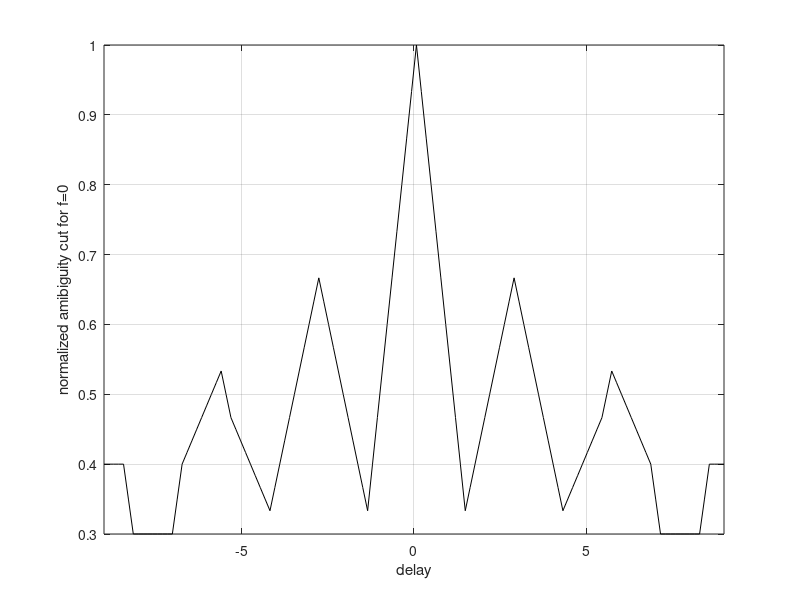
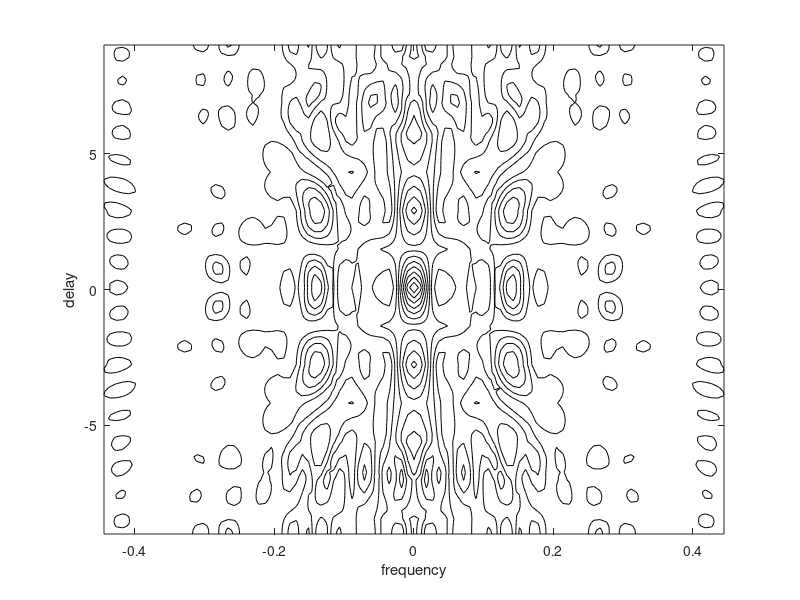
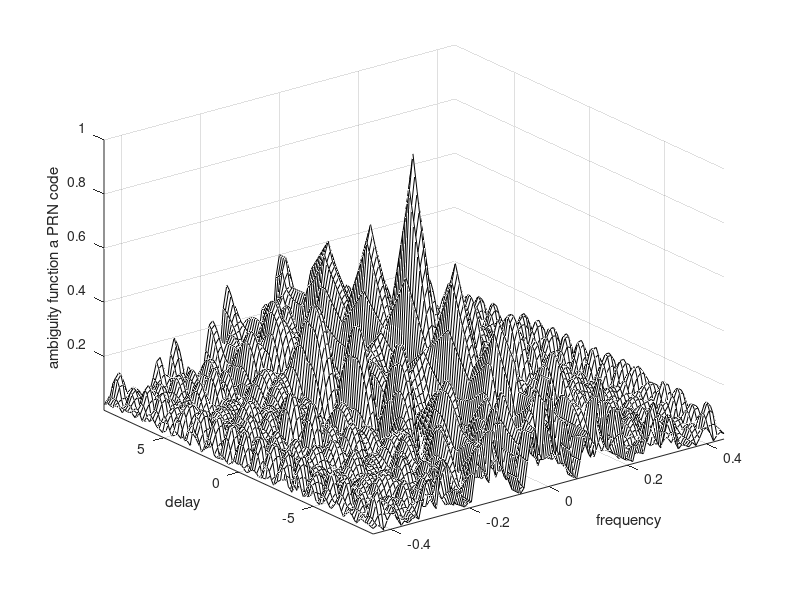

Recreate these plots in MATLAB, in order.
%% CODE for ambiguity function through fft
%%% source: http://maxwell.sze.hu/~ungert/Radiorendszerek_satlab/Segedanyagok/Ajanlott_irodalom/matlab_simulations_for_radar_systems_design_(cuppy).pdf
%%% page: 247/686

%%% Note: the code calc the ambiguity function between the same sequence:
%%%       Modify v or u and adapt to handle PRN and signal
uinput=[1 0 1 0 1 1 1 0 1];

% Compute and plot the ambiguity function for a PRN code
% Compute the ambiguity function by utilizing the FFT
% through combining multiple range cuts
% OUTPUT: ambig
N = size(uinput,2);
tau = N;
PRN = uinput;
samp_num = size(PRN,2) * 10;
n = ceil(log(samp_num) / log(2));
nfft = 2^n;
u(1:nfft) = 0;
j = 0;
for index = 1:10:samp_num
 index;
 j = j+1;
 u(index:index+10-1) = PRN(j);
end
% set-up the array v
v = u;
delay = linspace(0,5*tau,nfft);
freq_del = 8 / tau /100;
j = 0;
vfft = fft(v,nfft);
for freq = -4/tau:freq_del:4/tau
 j = j+1;
 exf = exp(sqrt(-1) * 2. * pi * freq .* delay);
 u_times_exf = u .* exf;
 ufft = fft(u_times_exf,nfft);
 prod = ufft .* conj(vfft);
 ambig(:,j) = fftshift(abs(ifft(prod))');
end
freq = -4/tau:freq_del:4/tau;
delay = linspace(-N,N,nfft);
figure(10)
mesh(freq,delay,ambig ./ max(max(ambig)))
colormap([.5 .5 .5])
colormap(gray)
axis tight
xlabel('frequency')
ylabel('delay')
zlabel('ambiguity function a PRN code')
figure(2)
plot(delay,ambig(:,51)/(max(max(ambig))),'k')
xlabel('delay')
ylabel('normalized amibiguity cut for f=0')
grid
axis tight
figure(3)
contour(freq,delay,ambig ./ max(max(ambig)))
axis tight
colormap([.5 .5 .5])
colormap(gray)
xlabel('frequency')
ylabel('delay')